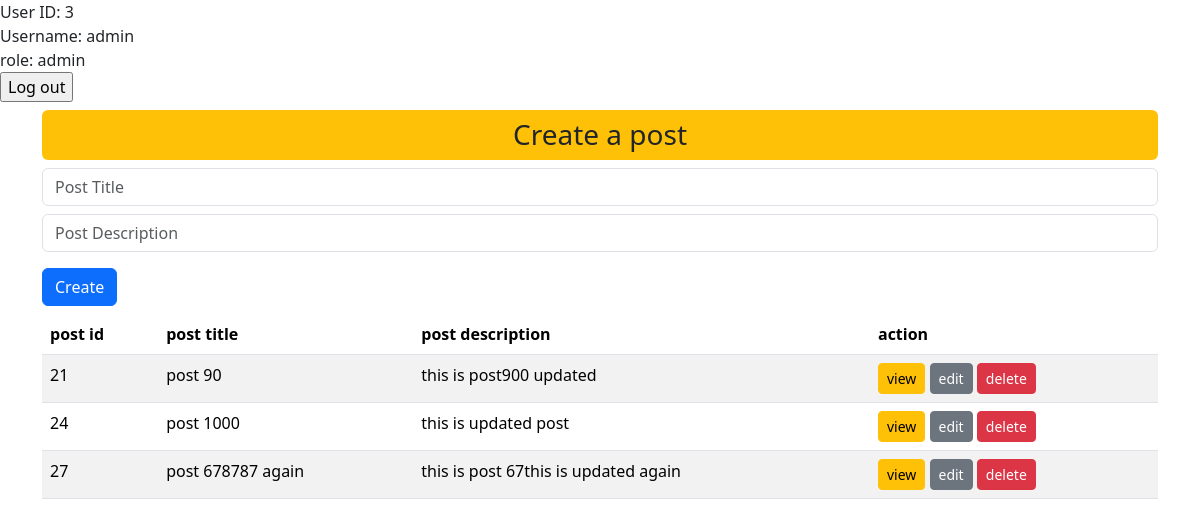
Page /dashboard.php (signed in) on the committed database.
### tables this page shows
CREATE TABLE `posts` (
  `id` int(11) NOT NULL,
  `post_title` varchar(155) NOT NULL,
  `post_description` longtext NOT NULL,
  `granted` varchar(100) NOT NULL,
  `created_at` date NOT NULL DEFAULT current_timestamp(),
  `updated_at` date NOT NULL DEFAULT current_timestamp()
);

### dashboard.php (the view, shortened to what this page needs)
<?php
$server = "localhost";
$user = "root";
$pass = "";
$db = "tech_task";
$conn = new mysqli($server, $user, $pass, $db);
?>
<!DOCTYPE html>
<html lang="en">
<head>
    <link rel="stylesheet" href="css/bootstrap.min.css">
</head>
<body>
<?php
$user_id = $_SESSION['id'];
$username = $_SESSION['username'];
$user_role = $_SESSION['role'];
echo "User ID: $user_id<br>";
echo "Username: $username<br>";
echo "role: $user_role<br>";
?>
<?php
    if($user_role=="admin"){
?>
    <form action="" method="POST">
        <input type="submit" value="Log out" name="logout">
    </form>
    <div class="container">
    <h2 class='fs-3 bg-warning py-2 text-center rounded'>Create a post</h2>
        <form action="" method="POST">
            <div class="form-group">
                <input type="text" class='form-control my-2' name="post_title" placeholder="Post Title">
            </div>
            <div class="form-group">
                <input type="text" class='form-control my-2' name="post_desc" placeholder="Post Description">
            </div>
            <input class='btn btn-primary my-2' type="submit" name="create" value="Create">
        </form>
        <table class="table table-striped table-hover table-borderd">
        <thead>
            <tr>
                <th>post id</th>
                <th>post title</th>
                <th>post description</th>
                <th>action</th>
            </tr>
        </thead>
        <tbody>
            <?php
                $sql = "SELECT * FROM posts WHERE granted='approved'";
                $result = $conn->query($sql);
                while ($row = $result->fetch_assoc()) {
            ?>
            <tr>
                <td><?php echo $row['id']?></td>
                <td><?php echo $row['post_title']?></td>
                <td><?php echo $row['post_description']?></td>
                <td>
                    <a class='btn btn-warning btn-sm' href="single_post.php?view_post=view&&id=<?php echo $row['id']?>">view</a>
                    <a class='btn btn-secondary btn-sm' href="edit_single_post.php?edit_post=edit&&id=<?php echo $row['id']?>">edit</a>
                    <a class='btn btn-danger btn-sm' href="?delete_post=delete&&id=<?php echo $row['id']?>">delete</a>
                </td>
            </tr>
            <?php
                }
            ?>
        </tbody>
    </table>
    </div>
<?php
 }
?>
</body>
</html>

### rows in the picture
posts: id "21", post_title "post 90", post_description "this is post900 updated"
posts: id "24", post_title "post 1000", post_description "this is updated post"
posts: id "27", post_title "post 678787 again", post_description "this is post 67this is updated again"

### other values in the picture
$user_id "3"
$username "admin"
$user_role "admin"
